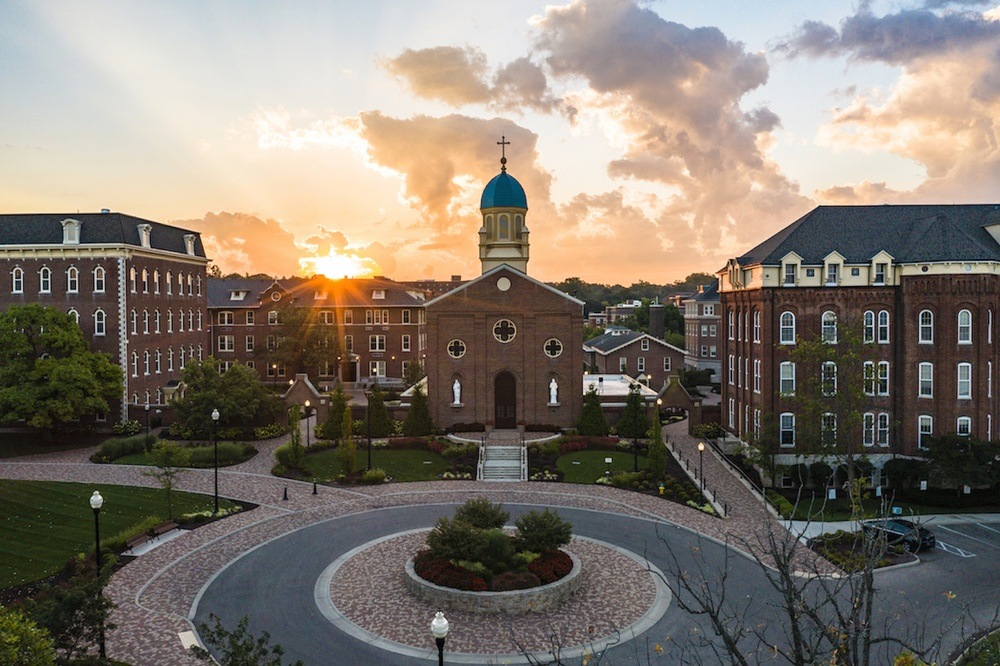
#> input picture ud.jpg, 1000 x 666 px, shrunk from 1500 x 999 before the run
$ jupyter execute feature-matching.ipynb
#> lines starting #> are read from the running program, lines starting #| are printed output that depends on the picture
[cell 1]
# Import the necessary packages and libraries
import cv2
import matplotlib.pyplot as plt

[cell 2]
# A function to find the keypoints and descriptors on our images using SIFT
def img_detect_and_compute(detector, img_name):
#> called with img_name = 'ud.jpg'
    img = cv2.imread(img_name, 0)
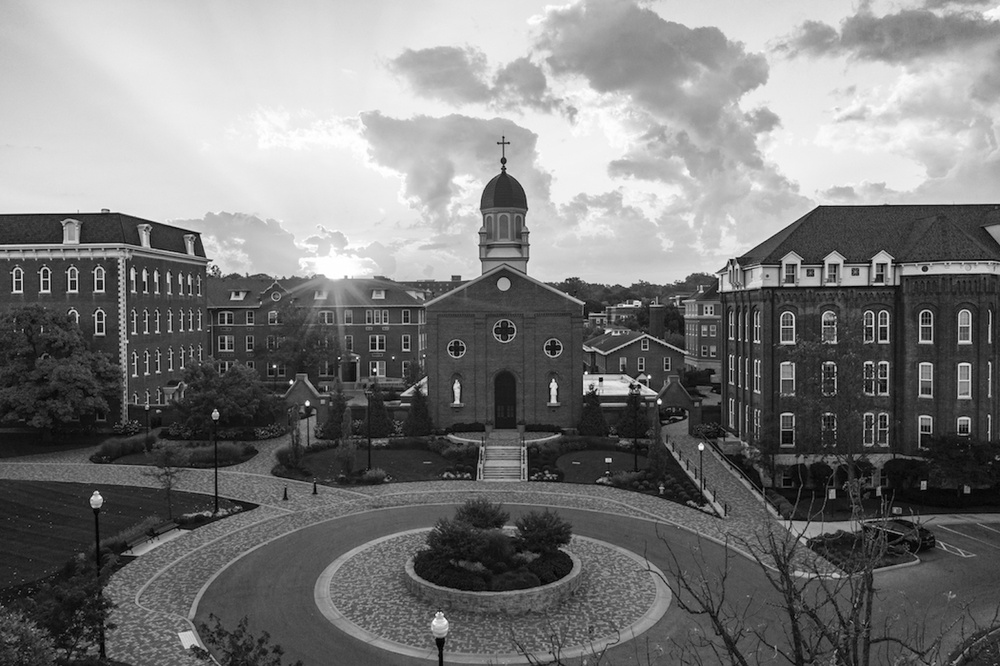
#> img: shape (666, 1000); min 0, max 255, mean 121.9
    kp, desc = detector.detectAndCompute(img, None)
#> kp = 500 keypoints; strongest (x, y, size): (600, 380, 31), (600, 378, 31), (45, 270, 31), (101, 288, 31)
    return img, kp, desc

[cell 3]
def draw(detector, img1_name, img2_name, nmatches=10):

    # Find the key points and descriptor using our function
    img1, kp1, desc1 = img_detect_and_compute(detector, img1_name)
#> kp1 has the same summary as kp in img_detect_and_compute
    img2, kp2, desc2 = img_detect_and_compute(detector, img2_name)
#> call 2 of img_detect_and_compute, with img_name = 'ud_chapel_1.jpg'
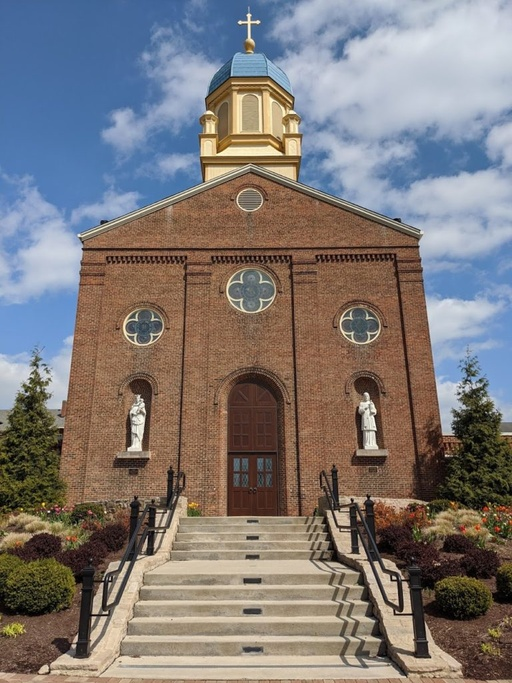
#> input picture ud_chapel_1.jpg, 512 x 683 px, shrunk from 768 x 1024 before the run
#> in img_detect_and_compute (call 2), `img = cv2.imread(img_name, 0)`:
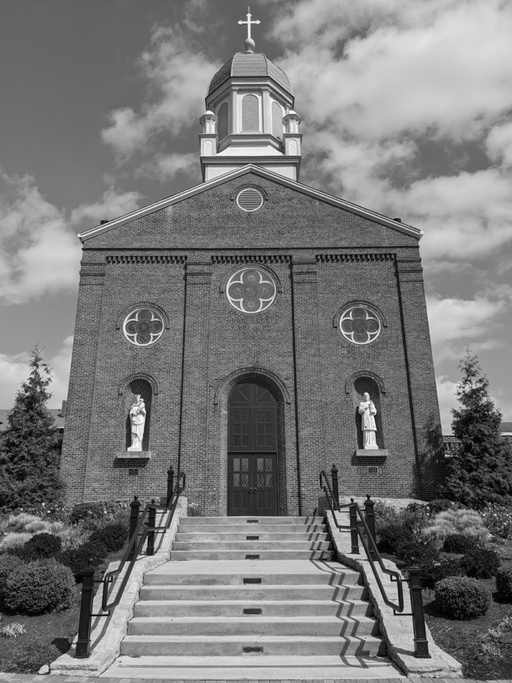
#> img: shape (683, 512); min 0, max 255, mean 122.2
#> in img_detect_and_compute (call 2), `kp, desc = detector.detectAndCompute(img, None)`: kp = 500 keypoints; strongest (x, y, size): (395, 578, 31), (393, 577, 31), (394, 577, 37.2), (94, 617, 31)
#> kp2 has the same summary as kp in img_detect_and_compute

    # create the BFMatcher object
    bf = cv2.BFMatcher(cv2.NORM_HAMMING, crossCheck=True)

    # Match the descriptors
    matches = bf.match(desc1, desc2)
#> matches = 145 matches

    # Sort the matches by distance
    matches = sorted(matches, key = lambda x:x.distance)

    # Draw first 10 matches
    img_matches = cv2.drawMatches(img1, kp1, img2, kp2, matches[:nmatches], None, flags=2)
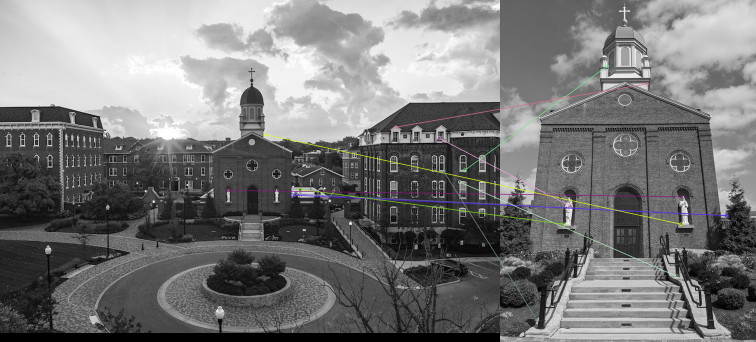
#> img_matches: shape (683, 1512, 3) (shown at 1/2 size); mean of channels 0, 1, 2 120.3, 120.3, 120.4; drawn as B, G, R

    # Display the keypoints on the images
    plt.figure(figsize=(16,16))
    plt.title(type(detector))
    plt.imshow(img_matches)
    plt.show()

orb = cv2.ORB_create()
draw(orb, 'ud.jpg', 'ud_chapel_1.jpg')
